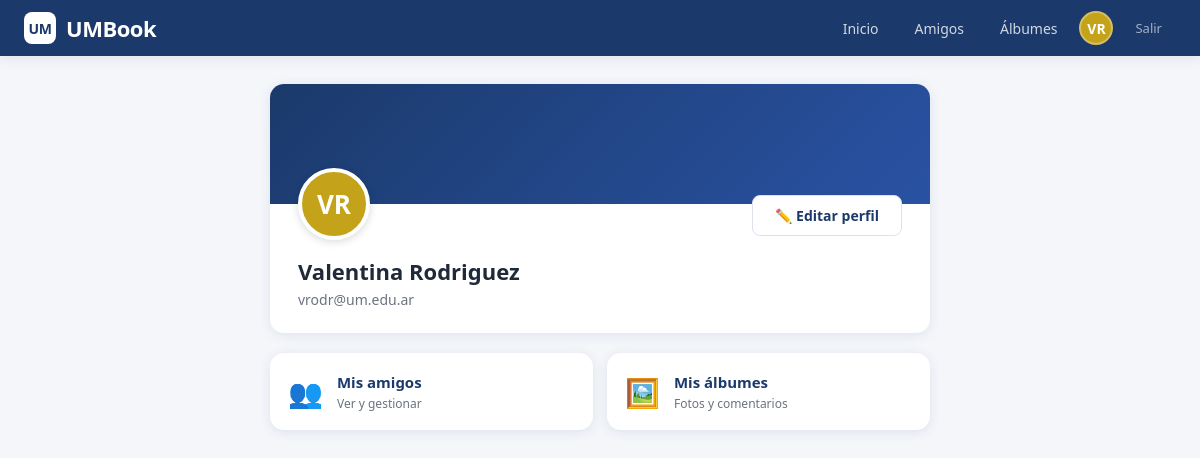
The page /perfil (signed in) on the database its author committed.
### tables this page shows
CREATE TABLE usuario (
                id          INTEGER PRIMARY KEY AUTOINCREMENT,
                nombre      TEXT    NOT NULL,
                apellido    TEXT    NOT NULL,
                email       TEXT    NOT NULL UNIQUE,
                contrasena  TEXT    NOT NULL,
                foto_perfil TEXT,
                fecha_nac   TEXT,
                dias_aviso  INTEGER DEFAULT 7,
                activo      INTEGER DEFAULT 1
            );

### app.py (the view)
@app.route("/perfil")
@login_requerido
def perfil():
    gestion = GestionUsuarios()
    usuario = gestion.obtener_por_id(session["usuario_id"])
    return render_template("perfil.html", usuario=usuario)

### app.py (called while the page is built)
def login_requerido(f):
    from functools import wraps
    @wraps(f)
    def decorador(*args, **kwargs):
        if "usuario_id" not in session:
            return redirect(url_for("login"))
        return f(*args, **kwargs)
    return decorador

### infrastructure/persistencia.py (called while the page is built)
    def __new__(cls):
        if cls._instancia is None:
            cls._instancia = super().__new__(cls)
        return cls._instancia

    def obtener_conexion(self) -> sqlite3.Connection:
        if self._conexion is None:
            raise RuntimeError("La base de datos no está conectada.")
        return self._conexion

### models/gestion_usuarios.py (called while the page is built)
    def obtener_por_id(self, usuario_id: int) -> Usuario:
        row = self._db.execute(
            "SELECT * FROM usuario WHERE id = ?", (usuario_id,)
        ).fetchone()
        if not row:
            raise ErrorNegocio(f"No existe el usuario con id {usuario_id}.")
        return self._fila_a_usuario(row)

    def _fila_a_usuario(self, row) -> Usuario:
        return Usuario(
            id=row["id"],
            nombre=row["nombre"],
            apellido=row["apellido"],
            email=row["email"],
            contrasena=row["contrasena"],
            foto_perfil=row["foto_perfil"],
            fecha_nac=row["fecha_nac"],
            dias_aviso=row["dias_aviso"],
            activo=bool(row["activo"])
        )

### models/usuario.py (called while the page is built)
    @property
    def nombre(self) -> str:
        return self._nombre

    @property
    def apellido(self) -> str:
        return self._apellido

    @property
    def email(self) -> str:
        return self._email

    @property
    def fecha_nac(self) -> str:
        return self._fecha_nac

### templates/perfil.html (shortened to what this page needs)
{% extends "base.html" %}
{% block contenido %}
<div class="contenedor" style="max-width:700px;">
  <div class="tarjeta" style="padding:0;overflow:hidden;">
    <div style="height:120px;background:linear-gradient(135deg,var(--azul),var(--azul-claro));"></div>
    <div style="padding:0 28px 24px;">
      <div style="display:flex;align-items:flex-end;justify-content:space-between;margin-top:-36px;margin-bottom:16px;">
        <div class="avatar-grande" style="width:72px;height:72px;font-size:26px;border:4px solid white;box-shadow:0 2px 8px rgba(0,0,0,0.15);">
          {{ usuario.nombre[0]|upper }}{{ usuario.apellido[0]|upper }}
        </div>
        <a href="{{ url_for('editar_perfil') }}" class="btn btn-secundario" style="margin-bottom:4px;">
          ✏️ Editar perfil
        </a>
      </div>
      <h2 style="font-size:22px;font-weight:700;">{{ usuario.nombre }} {{ usuario.apellido }}</h2>
      <p style="color:var(--gris-texto);font-size:14px;margin-top:4px;">{{ usuario.email }}</p>
    </div>
  </div>
  <div style="display:grid;grid-template-columns:1fr 1fr;gap:14px;">
    <a href="{{ url_for('amigos') }}" class="tarjeta" style="text-decoration:none;display:flex;align-items:center;gap:14px;padding:18px;">
      <span style="font-size:28px;">👥</span>
      <div>
        <strong style="color:var(--azul);font-size:15px;">Mis amigos</strong>
        <p style="font-size:12px;color:var(--gris-texto);margin-top:2px;">Ver y gestionar</p>
      </div>
    </a>
    <a href="{{ url_for('mis_fotos') }}" class="tarjeta" style="text-decoration:none;display:flex;align-items:center;gap:14px;padding:18px;">
      <span style="font-size:28px;">🖼️</span>
      <div>
        <strong style="color:var(--azul);font-size:15px;">Mis álbumes</strong>
        <p style="font-size:12px;color:var(--gris-texto);margin-top:2px;">Fotos y comentarios</p>
      </div>
    </a>
  </div>
</div>
{% endblock %}

### static/css/umbook.css (style rules this page uses)
:root { --azul: #1B3A6B; --azul-claro: #2952A3; --dorado: #C4A31A; --blanco: #FFFFFF; --gris-fondo: #F4F6FA; --gris-borde: #DDE1EA; --gris-texto: #6B7280; --verde: #16A34A; --rojo: #DC2626; --sombra: 0 2px 12px rgba(27,58,107,0.10); }
* { box-sizing: border-box; margin: 0; padding: 0; }
body { font-family: 'Segoe UI', system-ui, sans-serif; background: var(--gris-fondo); color: #1F2937; min-height: 100vh; }
.contenedor { max-width: 900px; margin: 0 auto; padding: 28px 20px; }
.tarjeta { background: white; border-radius: 14px; box-shadow: var(--sombra); padding: 28px; margin-bottom: 20px; }
.btn { display: inline-flex; align-items: center; justify-content: center; gap: 6px; padding: 10px 22px; border-radius: 8px; font-size: 14px; font-weight: 600; cursor: pointer; transition: all 0.15s; border: none; text-decoration: none; }
.btn-secundario { background: white; color: var(--azul); border: 1.5px solid var(--gris-borde); }
.avatar-grande { width: 72px; height: 72px; border-radius: 50%; background: var(--dorado); color: white; display: flex; align-items: center; justify-content: center; font-size: 26px; font-weight: 700; flex-shrink: 0; }

### rows shown on the page
usuario: nombre "V", apellido "R", nombre "Valentina", apellido "Rodriguez", email "vrodr@um.edu.ar"

### other values the page prints
{{ session.nombre[0]|upper }} "V"
{{ session.apellido[0]|upper }} "R"
